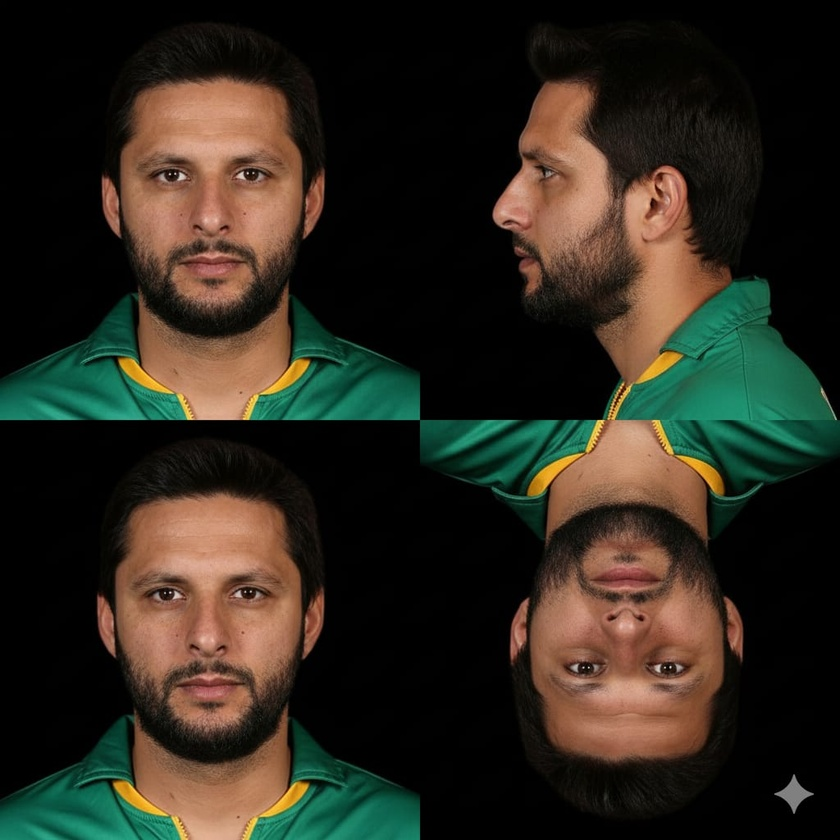
#> input picture backend/uploads/WhatsApp Image 2025-10-24 at 11.15.10_9c104a25.jpg, 840 x 840 px, shrunk from 1024 x 1024 before the run
$ python -i saddle_hump.py   (imports and definitions only)
#> lines starting #> are read from the running program, lines starting #| are printed output that depends on the picture; after the words box and inside, x2 and y2 are one past the last pixel; in counts of white or black regions, pixels touching at a corner belong together; long printed decimals are rounded
import cv2
import numpy as np

def classify(val):
        val = abs(val)
        if val < 0.02:
            return 4
        elif val < 0.05:
            return 3
        elif val < 0.1:
            return 2
        else:
            return 1
# Load image
def get_nose_saddle_hump(img_path):
    img = cv2.imread(img_path)
#> img is the input picture: shape (840, 840, 3); mean B, G, R 30.2, 40.9, 45.8
    gray = cv2.cvtColor(img, cv2.COLOR_BGR2GRAY)
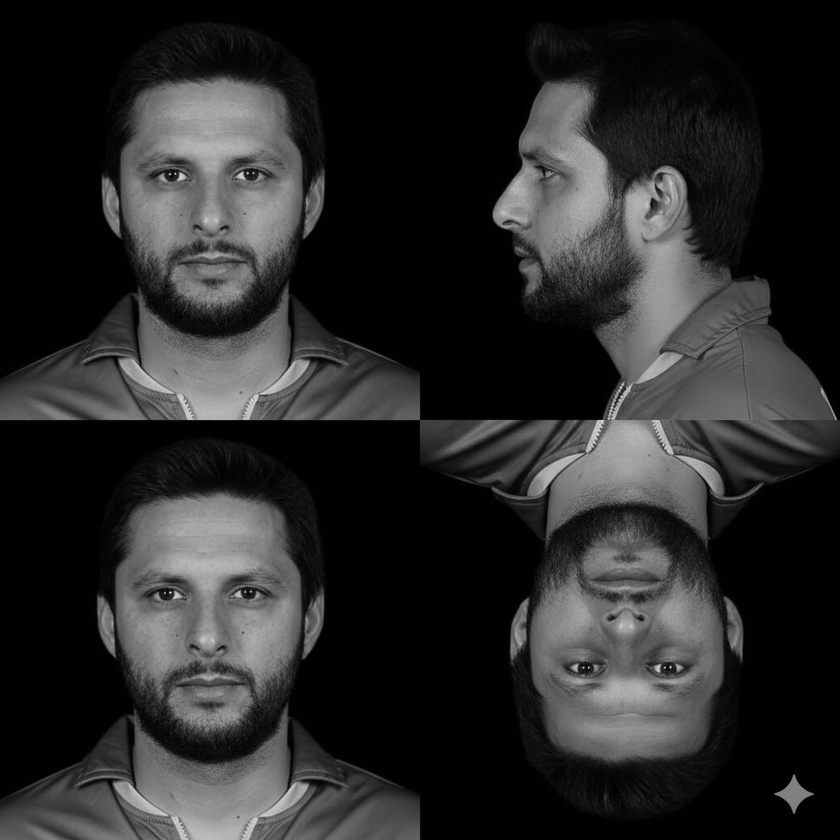
#> gray: shape (840, 840); min 0, max 223, mean 41.1

    # Smooth image (remove skin noise)
    blur = cv2.GaussianBlur(gray, (9,9), 0)

    # Edge detection
    edges = cv2.Canny(blur, 40, 120)
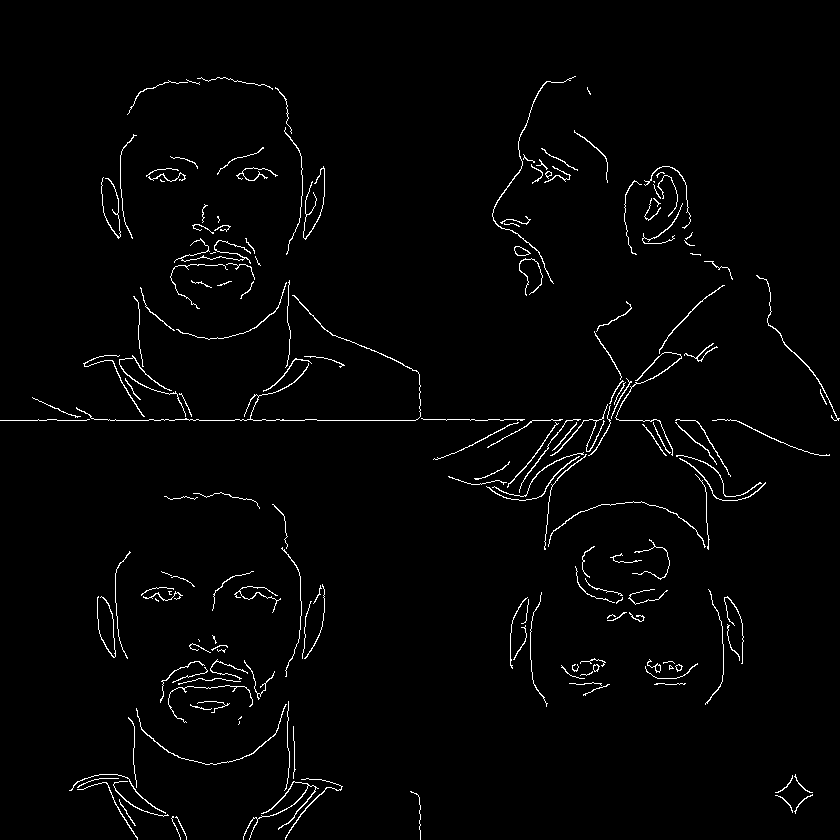
#> edges: shape (840, 840); 1.9% white in thin lines or dots

    # Find contours
    contours, _ = cv2.findContours(edges, cv2.RETR_EXTERNAL, cv2.CHAIN_APPROX_NONE)
#> contours = 178 contours, 125 with area under 20; largest, box (x1, y1, x2, y2) and area: (514, 246, 531, 256) 96, (243, 781, 319, 840) 95, (76, 295, 421, 421) 95, (492, 76, 576, 284) 76, (615, 352, 682, 456) 67

    # Get largest contour (face outline)
    largest = max(contours, key=cv2.contourArea)
#> largest = contour of 37 points, box (x1, y1, x2, y2) (514, 246, 531, 256), area 96

    # Draw full face contour
    result = img.copy()
    cv2.drawContours(result, [largest], -1, (0,255,0), 2)
#> result: shape (840, 840, 3); 0.02% of pixels changed, all inside (x1, y1, x2, y2) = (513, 245, 532, 257)

    # ---- Extract only nose part ----
    h, w = gray.shape
#> h = 840; w = 840

    nose_points = []

    for p in largest:
        x, y = p[0]

        # region where nose is located
        if 0.2*w < x < 0.75*w and 0.2*h < y < 0.9*h:
            nose_points.append([[x,y]])
#> this loop made 37 passes
#> (x, y) on passes 1 to 12: (515, 246), (514, 247), (514, 248), (514, 249), (514, 250), (515, 251), (515, 252), (515, 253), (516, 254), (517, 255), (518, 255), (519, 255)
#> after the loop, nose_points = 37 items

    nose_points = np.array(nose_points)
#> nose_points has the same summary as largest

    cv2.polylines(result, [nose_points], False, (0,0,255), 3)
#> result: shape (840, 840, 3); mean B, G, R 30.2, 40.9, 45.9

    # cv2.imshow("Nose Contour", result)
    # cv2.waitKey(0)
    # cv2.destroyAllWindows()
    cv2.imwrite("side_check.jpg", result)

    # ---- ANALYSIS: Hump / Saddle Detection ----

    if len(nose_points) > 20:

        pts = nose_points.reshape(-1, 2)
#> pts = 37 pairs, first value 514 to 530, second value 246 to 255

        # Sort top → bottom (important for profile)
        pts = pts[np.argsort(pts[:, 1])]

        x = pts[:, 0]
#> x = 37 values, max 530 at index 22, min 514 at index 5, mean 521
        y = pts[:, 1]
#> y = 37 values from 246 to 255

        # Normalize
        y_norm = (y - np.mean(y)) / np.std(y)
#> y_norm = 37 values from -1.51 to 1.2
        x_norm = (x - np.mean(x)) / np.std(x)
#> x_norm = 37 values, max 1.79 at index 22, min -1.38 at index 5, mean -1.04e-14

        # Fit curve: x = f(y)
        coeffs = np.polyfit(y_norm, x_norm, 2)
#> coeffs = [-0.37, 0.26, 0.37]

        # Straight line
        line_coeffs = np.polyfit(y_norm, x_norm, 1)
#> line_coeffs = [0.328, -9.91e-15]
        x_line = np.polyval(line_coeffs, y_norm)
#> x_line = 37 values from -0.495 to 0.392
        x_curve = np.polyval(coeffs, y_norm)
#> x_curve = 37 values, max 0.414 at index 19, min -0.869 at index 0, mean -1.09e-14


        deviations = x_curve - x_line
#> deviations = 37 values, max 0.37 at index 17, min -0.373 at index 0, mean -5.3e-16

        max_dev = np.max(deviations)
#> max_dev = 0.37
        min_dev = np.min(deviations)
#> min_dev = -0.373

        # Pick strongest bend
        if abs(max_dev) > abs(min_dev):
            deviation = max_dev
        else:
            deviation = min_dev
#> deviation = -0.373

        print("Deviation:", deviation)
#| Deviation: -0.3734
        print("Max Deviation:", max_dev)
#| Max Deviation: 0.3701
        print("Min Deviation:", min_dev)
#| Min Deviation: -0.3734

    # ---- CLASSIFICATION----

    if deviation > 0 and deviation < 1:
        hump_class = classify(deviation)
        saddle_class = 4
    else:
        saddle_class = classify(deviation)
#> in classify, `val = abs(val)`: val = 0.373
#> saddle_class = 1
        hump_class = 4

    print("Hump:", hump_class)
    print("Saddle:", saddle_class)
#| Saddle: 1
    return hump_class, saddle_class

>>> result = get_nose_saddle_hump('../uploads/WhatsApp Image 2025-10-24 at 11.15.10_9c104a25.jpg')
#> result = (4, 1)

$ run again, on backend/uploads/DSCN3950.JPG
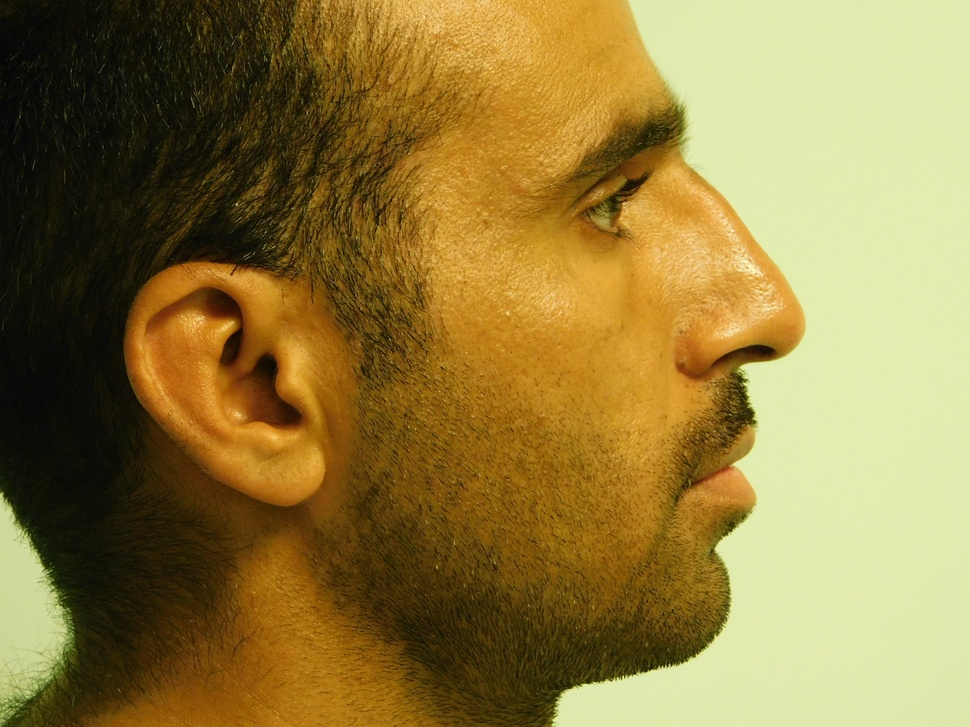
#> input picture backend/uploads/DSCN3950.JPG, 970 x 727 px, shrunk from 4608 x 3456 before the run
#> in get_nose_saddle_hump, img is the input picture: shape (727, 970, 3); mean B, G, R 63.1, 123.7, 144.9
#> in get_nose_saddle_hump, `edges = cv2.Canny(blur, 40, 120)`:
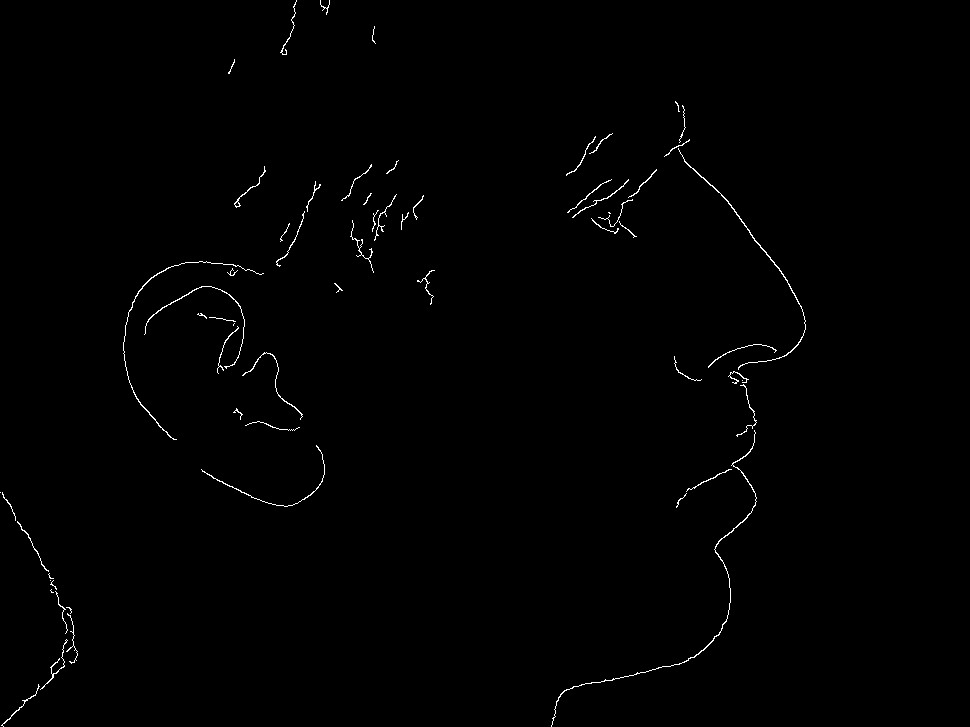
#> edges: shape (727, 970); 0.61% white in thin lines or dots, all inside (x1, y1, x2, y2) = (0, 0, 806, 727)
#> contours = 62 contours, 47 with area under 20; largest, box (x1, y1, x2, y2) and area: (678, 148, 806, 370) 128, (551, 430, 757, 727) 122, (123, 261, 264, 440) 68, (144, 286, 245, 369) 50, (234, 166, 266, 208) 42
#> largest = contour of 521 points, box (x1, y1, x2, y2) (678, 148, 806, 370), area 128
#> the loop in get_nose_saddle_hump, `for p in largest:` made 521 passes
#> (x, y) on passes 1 to 3: (678, 148), (678, 149), (679, 150)
#> after the loop in get_nose_saddle_hump, `for p in largest:`: nose_points = 113 items
#> in get_nose_saddle_hump, `nose_points = np.array(nose_points)`: nose_points = contour of 113 points, box (x1, y1, x2, y2) (678, 148, 728, 202), area 36
#> in get_nose_saddle_hump, `cv2.polylines(result, [nose_points], False, (0,0,255), 3)`:
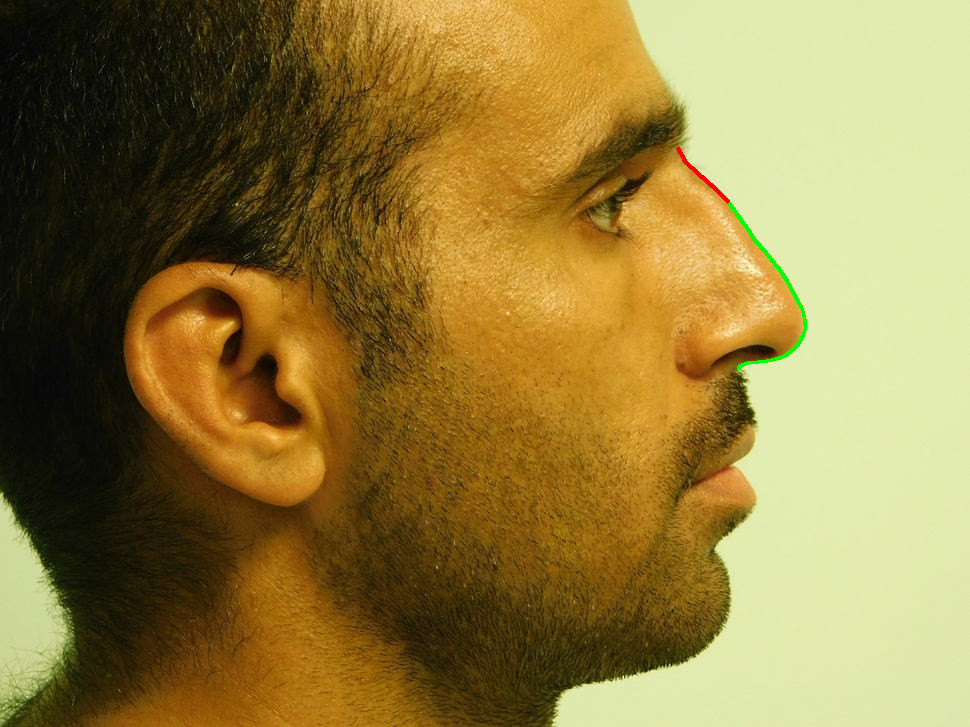
#> result: shape (727, 970, 3); mean B, G, R 62.9, 123.7, 144.7
#> pts = 113 pairs, first value 678 to 727, second value 148 to 201
#> in get_nose_saddle_hump, `x = pts[:, 0]`: x = 113 values, max 727 at index 110, min 678 at index 0, mean 700.4
#> in get_nose_saddle_hump, `y = pts[:, 1]`: y = 113 values from 148 to 201
#> y_norm = 113 values from -1.78 to 1.75
#> x_norm = 113 values, max 1.75 at index 110, min -1.48 at index 0, mean 8.57e-16
#> coeffs = [0.0766, 0.998, -0.0766]
#> line_coeffs = [0.995, 1.11e-15]
#> x_line = 113 values from -1.77 to 1.74
#> x_curve = 113 values from -1.61 to 1.9
#> deviations = 113 values, max 0.162 at index 0, min -0.0765 at index 55, mean 1.13e-16
#> max_dev = 0.162
#> min_dev = -0.0765
#> deviation = 0.162
#| Deviation: 0.1623
#| Max Deviation: 0.1623
#| Min Deviation: -0.07654
#> hump_class = 1
#| Hump: 1
#> `result = get_nose_saddle_hump('../uploads/WhatsApp Image 2025-10-24 at..`: result = (1, 4)
